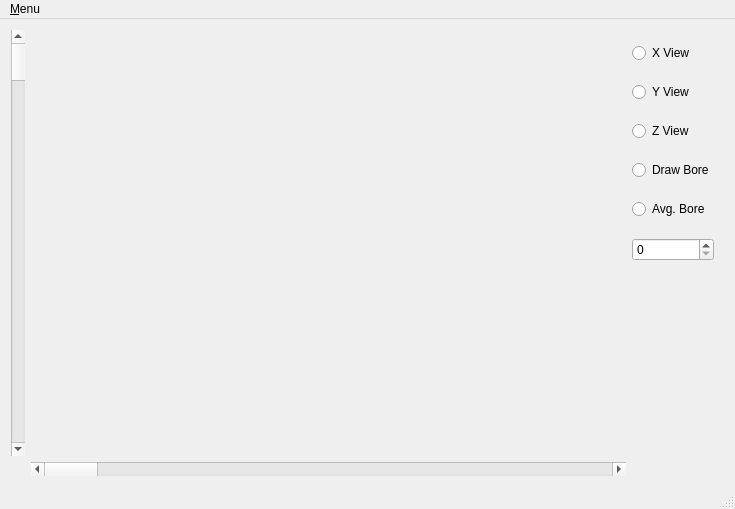
<?xml version="1.0" encoding="UTF-8"?>
<ui version="4.0">
 <class>MainWindow</class>
 <widget class="QMainWindow" name="MainWindow">
  <property name="geometry">
   <rect>
    <x>0</x>
    <y>0</y>
    <width>735</width>
    <height>509</height>
   </rect>
  </property>
  <property name="windowTitle">
   <string>Data Cube Viewer</string>
  </property>
  <property name="windowIcon">
   <iconset>
    <normaloff>../Pictures/callum.png</normaloff>../Pictures/callum.png</iconset>
  </property>
  <property name="autoFillBackground">
   <bool>false</bool>
  </property>
  <widget class="QWidget" name="centralWidget">
   <layout class="QGridLayout" name="gridLayout_2">
    <item row="0" column="3" rowspan="2">
     <layout class="QVBoxLayout" name="verticalLayout">
      <property name="rightMargin">
       <number>10</number>
      </property>
      <property name="bottomMargin">
       <number>200</number>
      </property>
      <item>
       <widget class="QRadioButton" name="XView">
        <property name="text">
         <string>X View</string>
        </property>
       </widget>
      </item>
      <item>
       <widget class="QRadioButton" name="YView">
        <property name="text">
         <string>Y View</string>
        </property>
       </widget>
      </item>
      <item>
       <widget class="QRadioButton" name="ZView">
        <property name="text">
         <string>Z View</string>
        </property>
       </widget>
      </item>
      <item>
       <widget class="QRadioButton" name="Bore">
        <property name="sizePolicy">
         <sizepolicy hsizetype="Minimum" vsizetype="Fixed">
          <horstretch>0</horstretch>
          <verstretch>0</verstretch>
         </sizepolicy>
        </property>
        <property name="text">
         <string>Draw Bore</string>
        </property>
       </widget>
      </item>
      <item>
       <widget class="QRadioButton" name="AverageBore">
        <property name="text">
         <string>Avg. Bore</string>
        </property>
       </widget>
      </item>
      <item>
       <widget class="QSpinBox" name="spinBox">
        <property name="maximum">
         <number>3</number>
        </property>
       </widget>
      </item>
     </layout>
    </item>
    <item row="1" column="2">
     <widget class="QScrollBar" name="Scroll_Horz">
      <property name="orientation">
       <enum>Qt::Horizontal</enum>
      </property>
     </widget>
    </item>
    <item row="0" column="0">
     <widget class="QScrollBar" name="Scroll_Vert">
      <property name="orientation">
       <enum>Qt::Vertical</enum>
      </property>
     </widget>
    </item>
    <item row="0" column="2">
     <widget class="QWidget" name="mplwindow" native="true">
      <property name="enabled">
       <bool>true</bool>
      </property>
      <property name="sizePolicy">
       <sizepolicy hsizetype="Expanding" vsizetype="Preferred">
        <horstretch>0</horstretch>
        <verstretch>0</verstretch>
       </sizepolicy>
      </property>
      <property name="maximumSize">
       <size>
        <width>16777215</width>
        <height>16777215</height>
       </size>
      </property>
      <layout class="QVBoxLayout" name="mplvl"/>
     </widget>
    </item>
   </layout>
  </widget>
  <widget class="QMenuBar" name="menuBar">
   <property name="geometry">
    <rect>
     <x>0</x>
     <y>0</y>
     <width>735</width>
     <height>25</height>
    </rect>
   </property>
   <widget class="QMenu" name="menu_Menu">
    <property name="title">
     <string>&amp;Menu</string>
    </property>
    <widget class="QMenu" name="menuSettings">
     <property name="title">
      <string>Settings</string>
     </property>
     <addaction name="AutoScale"/>
     <addaction name="Bore_View"/>
    </widget>
    <addaction name="Open"/>
    <addaction name="Save_Avg_Bore"/>
    <addaction name="Reset"/>
    <addaction name="menuSettings"/>
   </widget>
   <addaction name="menu_Menu"/>
  </widget>
  <widget class="QStatusBar" name="statusBar"/>
  <action name="Open">
   <property name="text">
    <string>&amp;Open</string>
   </property>
   <property name="toolTip">
    <string>Open a file</string>
   </property>
   <property name="shortcut">
    <string>Ctrl+O</string>
   </property>
  </action>
  <action name="Reset">
   <property name="text">
    <string>&amp;Reset</string>
   </property>
   <property name="toolTip">
    <string>Reset</string>
   </property>
   <property name="shortcut">
    <string>Ctrl+R</string>
   </property>
  </action>
  <action name="AutoScale">
   <property name="checkable">
    <bool>true</bool>
   </property>
   <property name="text">
    <string>AutoScale</string>
   </property>
   <property name="toolTip">
    <string>AutoScale colourbars</string>
   </property>
   <property name="shortcut">
    <string>Ctrl+A</string>
   </property>
  </action>
  <action name="Bore_View">
   <property name="text">
    <string>&amp;Bore &amp;View</string>
   </property>
   <property name="toolTip">
    <string>Select Bore View</string>
   </property>
   <property name="shortcut">
    <string>Ctrl+B</string>
   </property>
  </action>
  <action name="Save_Avg_Bore">
   <property name="text">
    <string>&amp;Save Avg. Bore</string>
   </property>
   <property name="shortcut">
    <string>Ctrl+S</string>
   </property>
  </action>
 </widget>
 <layoutdefault spacing="6" margin="11"/>
 <resources/>
 <connections/>
</ui>
